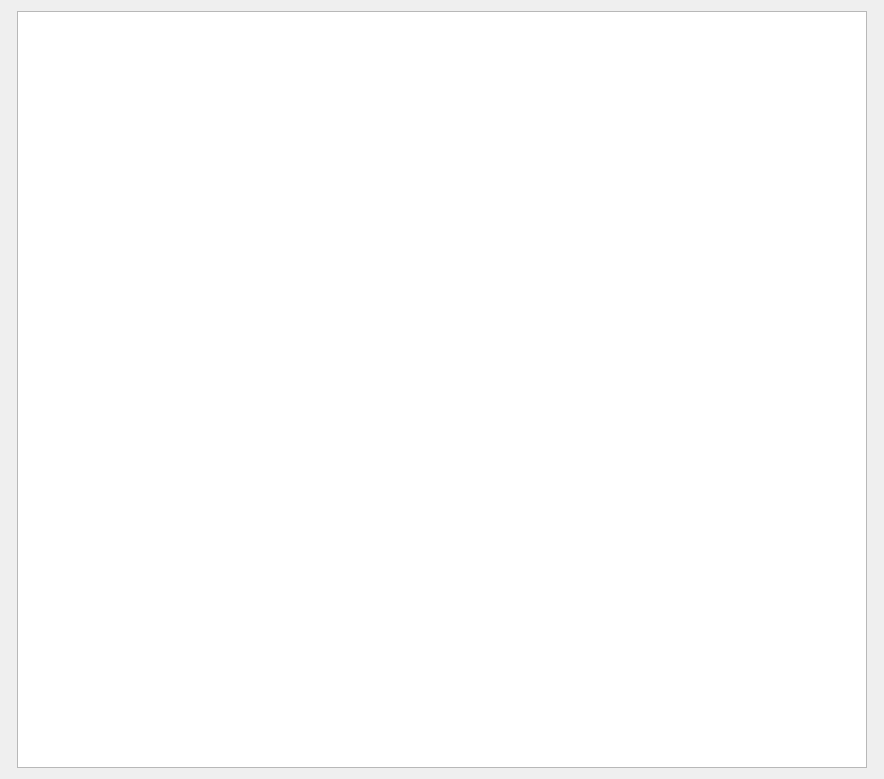
<?xml version="1.0" encoding="UTF-8"?>
<ui version="4.0">
 <class>concert_teleop_widget</class>
 <widget class="QWidget" name="concert_teleop_widget">
  <property name="enabled">
   <bool>true</bool>
  </property>
  <property name="geometry">
   <rect>
    <x>0</x>
    <y>0</y>
    <width>884</width>
    <height>779</height>
   </rect>
  </property>
  <property name="sizePolicy">
   <sizepolicy hsizetype="Preferred" vsizetype="Preferred">
    <horstretch>0</horstretch>
    <verstretch>0</verstretch>
   </sizepolicy>
  </property>
  <property name="windowTitle">
   <string>Concert Teleop</string>
  </property>
  <layout class="QGridLayout" name="gridLayout">
   <item row="1" column="0">
    <layout class="QHBoxLayout" name="horizontalLayout">
     <item>
      <widget class="QResourceChooser" name="resource_chooser_widget" native="true">
       <property name="maximumSize">
        <size>
         <width>250</width>
         <height>16777215</height>
        </size>
       </property>
      </widget>
     </item>
     <item>
      <widget class="QMapView" name="slam_view_widget">
       <property name="sizePolicy">
        <sizepolicy hsizetype="Expanding" vsizetype="Expanding">
         <horstretch>0</horstretch>
         <verstretch>0</verstretch>
        </sizepolicy>
       </property>
      </widget>
     </item>
     <item>
      <widget class="QVideoTeleop" name="video_teleop_widget" native="true">
       <property name="maximumSize">
        <size>
         <width>300</width>
         <height>16777215</height>
        </size>
       </property>
      </widget>
     </item>
    </layout>
   </item>
  </layout>
 </widget>
 <customwidgets>
  <customwidget>
   <class>QResourceChooser</class>
   <extends>QWidget</extends>
   <header>rocon_qt_library.widgets</header>
  </customwidget>
  <customwidget>
   <class>QMapView</class>
   <extends>QGraphicsView</extends>
   <header>rocon_qt_library.views</header>
  </customwidget>
  <customwidget>
   <class>QVideoTeleop</class>
   <extends>QWidget</extends>
   <header>rocon_qt_library.widgets</header>
  </customwidget>
 </customwidgets>
 <resources/>
 <connections/>
</ui>
